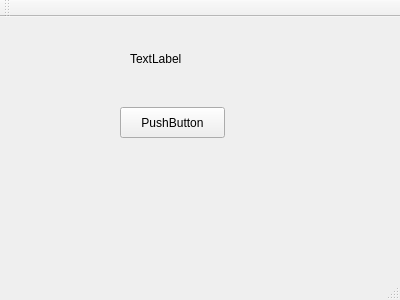
<?xml version="1.0" encoding="UTF-8"?>
<ui version="4.0">
 <class>MainWindow</class>
 <widget class="QMainWindow" name="MainWindow">
  <property name="geometry">
   <rect>
    <x>0</x>
    <y>0</y>
    <width>400</width>
    <height>300</height>
   </rect>
  </property>
  <property name="windowTitle">
   <string>MainWindow</string>
  </property>
  <widget class="QWidget" name="centralWidget">
   <widget class="QPushButton" name="pushButton">
    <property name="geometry">
     <rect>
      <x>120</x>
      <y>90</y>
      <width>105</width>
      <height>31</height>
     </rect>
    </property>
    <property name="text">
     <string>PushButton</string>
    </property>
   </widget>
   <widget class="QLabel" name="label">
    <property name="geometry">
     <rect>
      <x>130</x>
      <y>30</y>
      <width>73</width>
      <height>23</height>
     </rect>
    </property>
    <property name="text">
     <string>TextLabel</string>
    </property>
   </widget>
   <widget class="QLabel" name="label_2">
    <property name="geometry">
     <rect>
      <x>110</x>
      <y>160</y>
      <width>171</width>
      <height>23</height>
     </rect>
    </property>
    <property name="text">
     <string/>
    </property>
   </widget>
  </widget>
  <widget class="QMenuBar" name="menuBar">
   <property name="geometry">
    <rect>
     <x>0</x>
     <y>0</y>
     <width>400</width>
     <height>29</height>
    </rect>
   </property>
  </widget>
  <widget class="QToolBar" name="mainToolBar">
   <attribute name="toolBarArea">
    <enum>TopToolBarArea</enum>
   </attribute>
   <attribute name="toolBarBreak">
    <bool>false</bool>
   </attribute>
  </widget>
  <widget class="QStatusBar" name="statusBar"/>
 </widget>
 <layoutdefault spacing="6" margin="11"/>
 <resources/>
 <connections/>
</ui>
